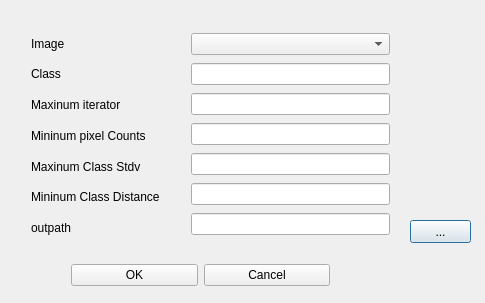
<?xml version="1.0" encoding="UTF-8"?>
<ui version="4.0">
 <class>ISODATAdlg</class>
 <widget class="QDialog" name="ISODATAdlg">
  <property name="geometry">
   <rect>
    <x>0</x>
    <y>0</y>
    <width>485</width>
    <height>303</height>
   </rect>
  </property>
  <property name="windowTitle">
   <string>ISODATAdlg</string>
  </property>
  <widget class="QWidget" name="verticalLayoutWidget">
   <property name="geometry">
    <rect>
     <x>20</x>
     <y>20</y>
     <width>151</width>
     <height>231</height>
    </rect>
   </property>
   <layout class="QVBoxLayout" name="verticalLayout">
    <item>
     <widget class="QLabel" name="label_7">
      <property name="text">
       <string>Image</string>
      </property>
     </widget>
    </item>
    <item>
     <widget class="QLabel" name="label_2">
      <property name="text">
       <string>Class</string>
      </property>
     </widget>
    </item>
    <item>
     <widget class="QLabel" name="label">
      <property name="text">
       <string>Maxinum iterator</string>
      </property>
     </widget>
    </item>
    <item>
     <widget class="QLabel" name="label_3">
      <property name="text">
       <string>Mininum pixel Counts</string>
      </property>
     </widget>
    </item>
    <item>
     <widget class="QLabel" name="label_4">
      <property name="text">
       <string>Maxinum Class Stdv</string>
      </property>
     </widget>
    </item>
    <item>
     <widget class="QLabel" name="label_5">
      <property name="text">
       <string>Mininum Class Distance</string>
      </property>
     </widget>
    </item>
    <item>
     <widget class="QLabel" name="label_6">
      <property name="text">
       <string>outpath</string>
      </property>
     </widget>
    </item>
   </layout>
  </widget>
  <widget class="QWidget" name="verticalLayoutWidget_2">
   <property name="geometry">
    <rect>
     <x>180</x>
     <y>20</y>
     <width>221</width>
     <height>231</height>
    </rect>
   </property>
   <layout class="QVBoxLayout" name="verticalLayout_2">
    <item>
     <widget class="QComboBox" name="comboBox"/>
    </item>
    <item>
     <widget class="QLineEdit" name="classline"/>
    </item>
    <item>
     <widget class="QLineEdit" name="max_iter"/>
    </item>
    <item>
     <widget class="QLineEdit" name="min_count"/>
    </item>
    <item>
     <widget class="QLineEdit" name="max_std"/>
    </item>
    <item>
     <widget class="QLineEdit" name="min_dis"/>
    </item>
    <item>
     <widget class="QLineEdit" name="outpathline"/>
    </item>
   </layout>
  </widget>
  <widget class="QPushButton" name="pathbutton">
   <property name="geometry">
    <rect>
     <x>410</x>
     <y>220</y>
     <width>61</width>
     <height>23</height>
    </rect>
   </property>
   <property name="text">
    <string>...</string>
   </property>
  </widget>
  <widget class="QWidget" name="horizontalLayoutWidget">
   <property name="geometry">
    <rect>
     <x>60</x>
     <y>250</y>
     <width>281</width>
     <height>51</height>
    </rect>
   </property>
   <layout class="QHBoxLayout" name="horizontalLayout">
    <item>
     <widget class="QPushButton" name="okbutton">
      <property name="text">
       <string>OK</string>
      </property>
     </widget>
    </item>
    <item>
     <widget class="QPushButton" name="cancelbutton">
      <property name="text">
       <string>Cancel</string>
      </property>
     </widget>
    </item>
   </layout>
  </widget>
 </widget>
 <layoutdefault spacing="6" margin="11"/>
 <resources/>
 <connections/>
</ui>
